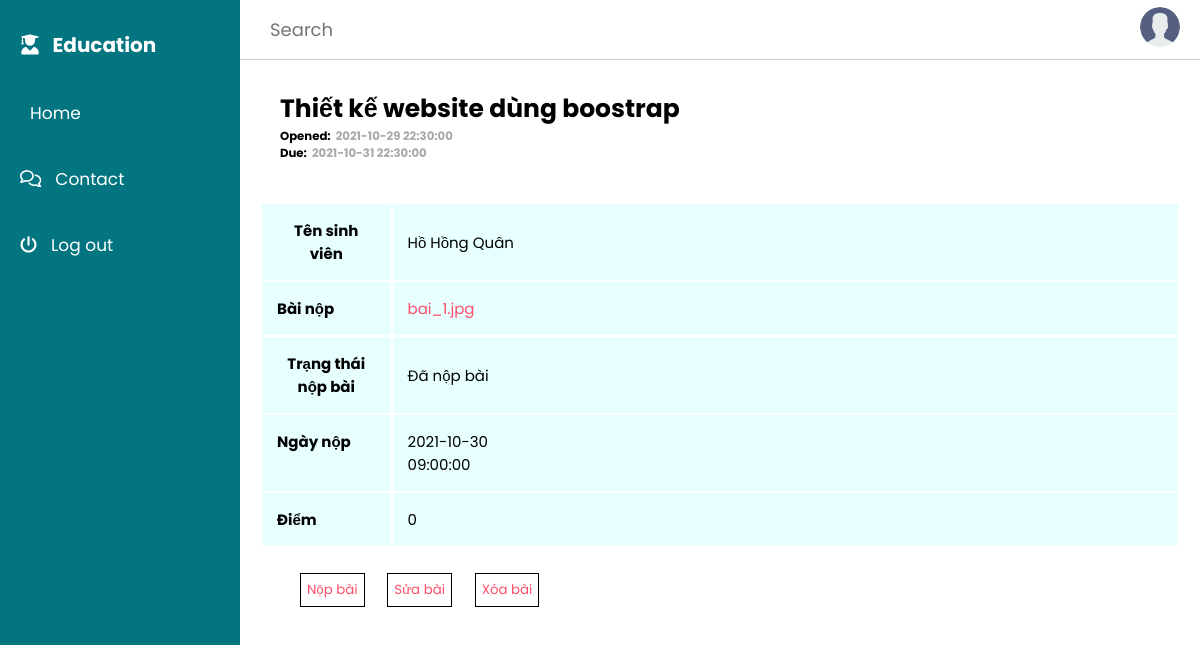
The app's page /student/mark.php?id_homework=1&id_subject=CSE_485&id_student=1, older data.
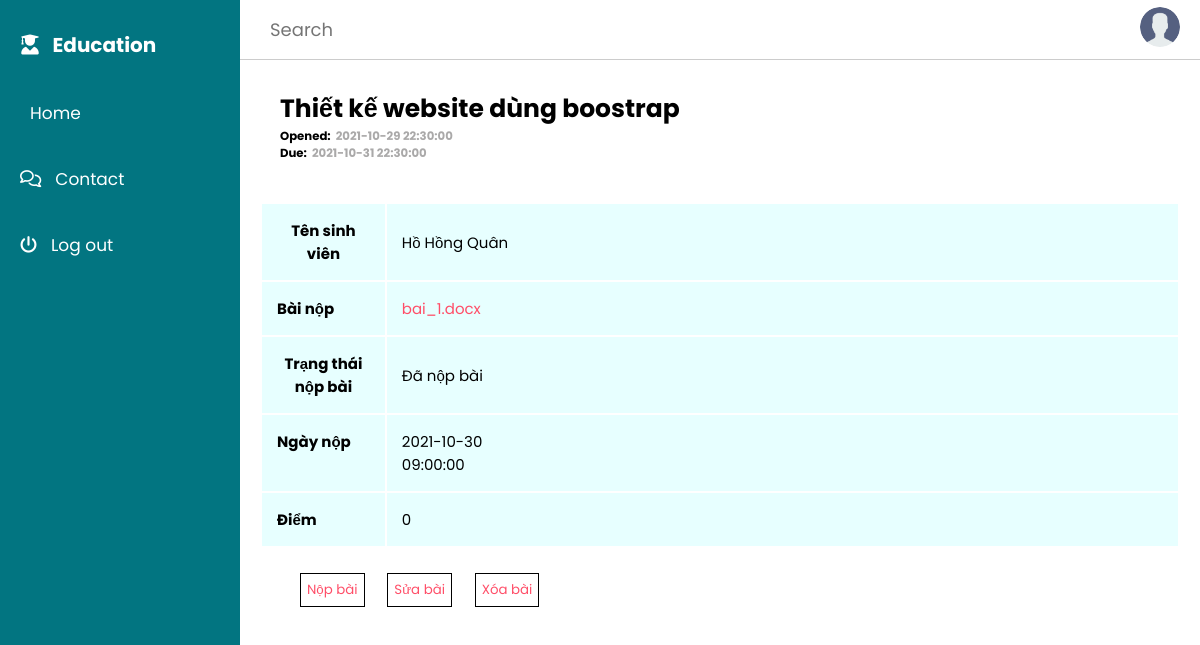
The same page, newer data.
### tables this page shows
CREATE TABLE `tb_mark` (
  `id_homework` int(11) DEFAULT NULL,
  `id_student` int(11) DEFAULT NULL,
  `excercise` char(30) DEFAULT NULL,
  `finish_date` datetime DEFAULT NULL,
  `team` char(30) DEFAULT NULL,
  `mark` float DEFAULT 0,
  `mark_status` tinyint(4) DEFAULT 0
);

### student/mark.php (the view, shortened to what this page needs)
<?php
include('./dashboard.php')
?>
<?php
if (isset($_GET['id_homework']) && isset($_GET['id_subject']) && isset($_GET['id_student'])) {
    $id_homework = $_GET['id_homework'];
    $id_subject = $_GET['id_subject'];
    $sql = "SELECT * from tb_homework WHERE id_homework = '$id_homework'
    and id_subject = '$id_subject'";
    $res = mysqli_query($conn, $sql);
    if ($res == TRUE) {
        $count = mysqli_num_rows($res);
        if ($count > 0) {
            $row = mysqli_fetch_assoc($res);
            $name_homework = $row['name_homework'];
            $start_date = $row['start_date'];
            $end_date = $row['end_date'];
        }
    }
    $id_student = $_GET['id_student'];
    $sql2 = "SELECT * from tb_student where id_student = '$id_student'";
    $res2 = mysqli_query($conn, $sql2);
    if ($res2 == TRUE) {
        $count2 = mysqli_num_rows($res2);
        if ($count2 > 0) {
            $row2 = mysqli_fetch_assoc($res2);
            $name_student = $row2['name_student'];
        }
    }
}
?>
<div class="main-mark">
    <h1><?php echo $name_homework ?></h1>
    <div class="box1">
        <div class="date-mark">
            <h3>Opened:</h3>
            <h3 class="date"><?php echo $start_date; ?></h3>
        </div>
        <div class="date-mark">
            <h3>Due:</h3>
            <h3 class="date"><?php echo $end_date; ?></h3>
        </div>
    </div>
    <?php
    $sql3 = "SELECT * from tb_mark where id_homework='$id_homework'
        and id_student = '$id_student'";
    $res3 = mysqli_query($conn, $sql3);
    if ($res3 == TRUE) {
        $count3 = mysqli_num_rows($res3);
        if ($count3 > 0) {
            $row3 = mysqli_fetch_assoc($res3);
            $excercise = $row3['excercise'];
            $finish_date = $row3['finish_date'];
            $mark = $row3['mark'];
        }
    }
    ?>
    <table class="table-mark">
        <tr>
            <th>Tên sinh viên</th>
            <td><?php echo $name_student; ?></td>
        </tr>
        <tr>
            <th>Bài nộp</th>
            <td>
                <?php
                if (isset($excercise)) { ?>
                    <a href="../document/<?php echo $excercise; ?>"><?php echo $excercise; ?></a>
                <?php
                }
                ?>
            </td>
        </tr>
        <tr>
            <th>Trạng thái nộp bài</th>
            <td>
                <?php
                if (isset($excercise)) {
                    echo 'Đã nộp bài';
                } else {
                    echo 'Chưa nộp bài';
                }
                ?>
            </td>
        </tr>
        <tr>
            <th>Ngày nộp</th>
            <td><?php
                if (isset($excercise)) {
                    echo $finish_date;
                }
                ?></td>
        </tr>
        <tr>
            <th>Điểm</th>
            <td>
                <?php
                if (isset($excercise)) {
                    echo $mark;
                }
                ?>
            </td>
        </tr>
    </table>
    <div class="btn">
        <button><a href="<?php echo SITEURL?>/add-mark.php?id_homework=<?php echo $id_homework;?>&id_subject=<?php echo $id_subject;?>&id_student=<?php echo $id_student;?>">Nộp bài</a></button>
        <button><a href="<?php echo SITEURL?>/update-mark.php?id_homework=<?php echo $id_homework;?>&id_subject=<?php echo $id_subject;?>&id_student=<?php echo $id_student;?>">Sửa bài</a></button>
        <button><a href="<?php echo SITEURL?>/delete-mark.php?id_homework=<?php echo $id_homework;?>&id_subject=<?php echo $id_subject;?>&id_student=<?php echo $id_student;?>">Xóa bài</a></button>
    </div>
</div>
<?php
include('./footer.php');
?>

Row changes from the older to the newer data that the page shows:
changed tb_mark: excercise "bai_1.jpg" → "bai_1.docx"
